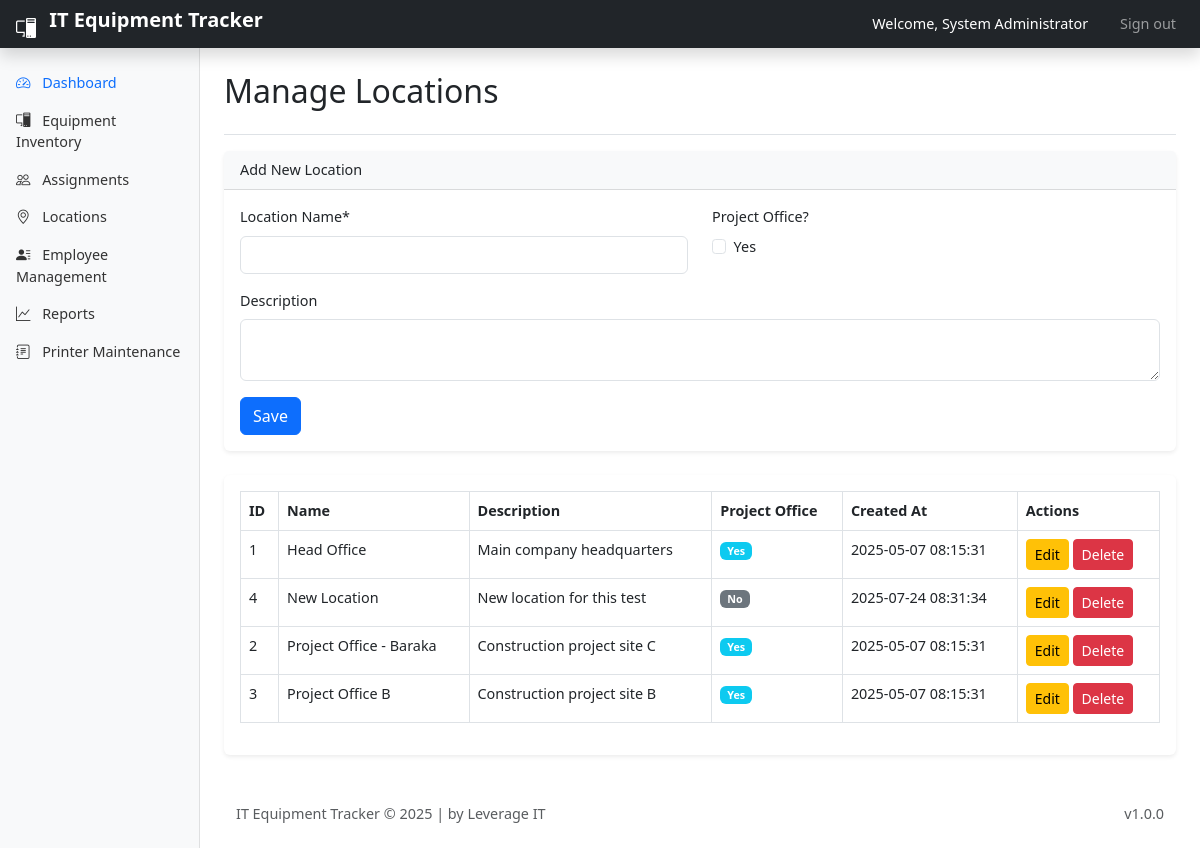
Page /locations.php (signed in) on the committed database.
### tables this page shows
CREATE TABLE IF NOT EXISTS `locations` (
  `location_id` int(11) NOT NULL AUTO_INCREMENT,
  `name` varchar(100) NOT NULL,
  `description` text,
  `is_project_office` tinyint(1) NOT NULL DEFAULT '0',
  `created_at` timestamp NOT NULL DEFAULT '0000-00-00 00:00:00',
  PRIMARY KEY (`location_id`)
);

### includes/auth.php (called while the page is built, shortened)
<?php
function is_logged_in() {
    return isset($_SESSION['user_id']) && !empty($_SESSION['user_id']);
}
function is_admin() {
    return is_logged_in() && $_SESSION['user_level'] === 'admin';
}

### locations.php (the view, shortened to what this page needs)
<?php
require_once __DIR__ . '/includes/auth.php';
$locations = [];
$result = $conn->query("SELECT * FROM locations ORDER BY name");
if ($result) while ($row = $result->fetch_assoc()) $locations[] = $row;
$edit_location = null;
?>
<!DOCTYPE html>
<html lang="en">
<head>
    <?php include __DIR__ . '/includes/header_scripts.php'; ?>
</head>
<body>
<?php include __DIR__ . '/includes/header.php'; ?>
<div class="container-fluid flex-grow-1">
    <div class="row">
        <?php include __DIR__ . '/includes/sidebar.php'; ?>
        <main class="col-md-9 ms-sm-auto col-lg-10 px-md-4 py-4">
            <div class="d-flex justify-content-between align-items-center border-bottom pb-3 mb-3">
                <h2>Manage Locations</h2>
            </div>
            <div class="card mb-4">
                <div class="card-header">
                    <?php echo $edit_location ? 'Edit Location' : 'Add New Location'; ?>
                </div>
                <div class="card-body">
                    <form method="POST">
                        <div class="row mb-3">
                            <div class="col-md-6">
                                <label class="form-label">Location Name*</label>
                                <input type="text" name="name" class="form-control" required value="<?php echo htmlspecialchars($edit_location['name'] ?? ''); ?>">
                            </div>
                            <div class="col-md-6">
                                <label class="form-label">Project Office?</label>
                                <div class="form-check">
                                    <input type="checkbox" name="is_project_office" class="form-check-input" value="1" <?php echo (isset($edit_location['is_project_office']) && $edit_location['is_project_office']) ? 'checked' : ''; ?>>
                                    <label class="form-check-label">Yes</label>
                                </div>
                            </div>
                        </div>
                        <div class="mb-3">
                            <label class="form-label">Description</label>
                            <textarea name="description" class="form-control" rows="2"><?php echo htmlspecialchars($edit_location['description'] ?? ''); ?></textarea>
                        </div>
                        <button type="submit" class="btn btn-primary">Save</button>
                    </form>
                </div>
            </div>
            <div class="card">
                <div class="card-body">
                    <table class="table table-bordered table-hover">
                        <thead>
                            <tr>
                                <th>ID</th>
                                <th>Name</th>
                                <th>Description</th>
                                <th>Project Office</th>
                                <th>Created At</th>
                                <th>Actions</th>
                            </tr>
                        </thead>
                        <tbody>
                            <?php foreach ($locations as $loc): ?>
                            <tr>
                                <td><?php echo $loc['location_id']; ?></td>
                                <td><?php echo htmlspecialchars($loc['name']); ?></td>
                                <td><?php echo htmlspecialchars($loc['description']); ?></td>
                                <td><span class="badge bg-<?php echo $loc['is_project_office'] ? 'info' : 'secondary'; ?>"><?php echo $loc['is_project_office'] ? 'Yes' : 'No'; ?></span></td>
                                <td><?php echo $loc['created_at']; ?></td>
                                <td>
                                    <a href="locations.php?edit=<?php echo $loc['location_id']; ?>" class="btn btn-sm btn-warning">Edit</a>
                                    <?php if (is_admin()): ?>
                                    <a href="locations.php?delete=<?php echo $loc['location_id']; ?>" class="btn btn-sm btn-danger" onclick="return confirm('Are you sure?')">Delete</a>
                                    <?php endif; ?>
                                </td>
                            </tr>
                            <?php endforeach; ?>
                        </tbody>
                    </table>
                </div>
            </div>
        </main>
    </div>
</div>
<?php include __DIR__ . '/includes/footer.php'; ?>
</body>
</html>

### assets/css/style.css (style rules this page uses)
body { font-size: 0.9rem; }
main { padding-top: 1.5rem; }
.card { border: none; box-shadow: 0 0.125rem 0.25rem rgba(0, 0, 0, 0.075); }
.card-header { background-color: #f8f9fa; border-bottom: 1px solid rgba(0, 0, 0, .125); }

### rows in the picture
locations: location_id "1", name "Head Office", description "Main company headquarters", is_project_office "Yes", created_at "2025-05-07 08:15:31"
locations: location_id "4", name "New Location", description "New location for this test", is_project_office "No", created_at "2025-07-24 08:31:34"
locations: location_id "2", name "Project Office - Baraka", description "Construction project site C", is_project_office "Yes", created_at "2025-05-07 08:15:31"
locations: location_id "3", name "Project Office B", description "Construction project site B", is_project_office "Yes", created_at "2025-05-07 08:15:31"

### other values in the picture
$_SESSION['full_name'] "System Administrator"
